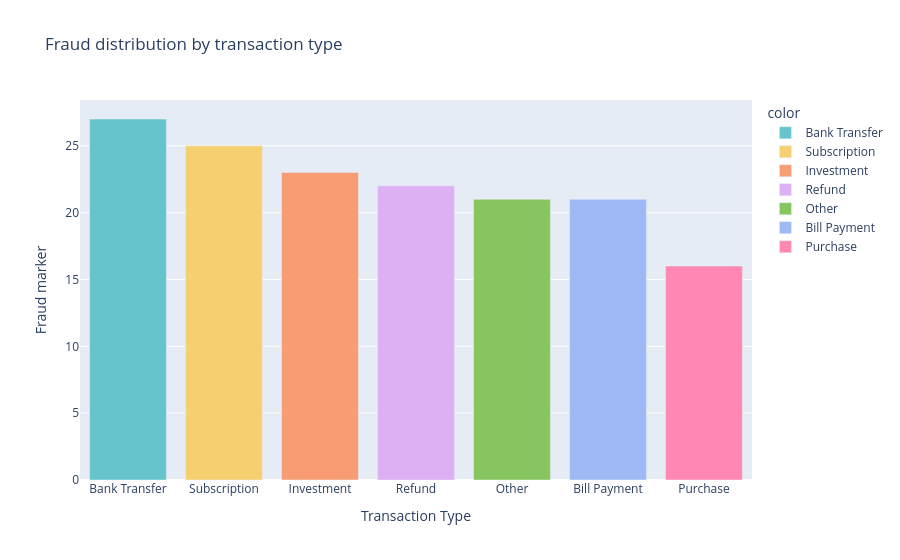

The cell this chart's notebook holds for it:
### Code cell
fig = px.bar(x=fraud['Transaction_Type'].value_counts().index,
             y=fraud['Transaction_Type'].value_counts().values,
             color=fraud['Transaction_Type'].value_counts().index,
             title = "Fraud distribution by transaction type",
             labels = {'x': 'Transaction Type', 'y': 'Fraud marker'},
             color_discrete_sequence= px.colors.qualitative.Pastel)
fig.update_layout(xaxis={'categoryorder': 'total descending'})
fig.show()

### Figure 1 — Plotly figure (JSON) as saved in the notebook; plotly's stock layout.template omitted (floating-point values rounded to 4 significant figures)
{"data": [{"hovertemplate": "color=Bank Transfer<br>Transaction Type=%{x}<br>Fraud marker=%{y}<extra></extra>", "legendgroup": "Bank Transfer", "marker": {"color": "rgb(102, 197, 204)", "pattern": {"shape": ""}}, "name": "Bank Transfer", "orientation": "v", "showlegend": true, "textposition": "auto", "type": "bar", "x": ["Bank Transfer"], "xaxis": "x", "y": [27], "yaxis": "y"}, {"hovertemplate": "color=Subscription<br>Transaction Type=%{x}<br>Fraud marker=%{y}<extra></extra>", "legendgroup": "Subscription", "marker": {"color": "rgb(246, 207, 113)", "pattern": {"shape": ""}}, "name": "Subscription", "orientation": "v", "showlegend": true, "textposition": "auto", "type": "bar", "x": ["Subscription"], "xaxis": "x", "y": [25], "yaxis": "y"}, {"hovertemplate": "color=Investment<br>Transaction Type=%{x}<br>Fraud marker=%{y}<extra></extra>", "legendgroup": "Investment", "marker": {"color": "rgb(248, 156, 116)", "pattern": {"shape": ""}}, "name": "Investment", "orientation": "v", "showlegend": true, "textposition": "auto", "type": "bar", "x": ["Investment"], "xaxis": "x", "y": [23], "yaxis": "y"}, {"hovertemplate": "color=Refund<br>Transaction Type=%{x}<br>Fraud marker=%{y}<extra></extra>", "legendgroup": "Refund", "marker": {"color": "rgb(220, 176, 242)", "pattern": {"shape": ""}}, "name": "Refund", "orientation": "v", "showlegend": true, "textposition": "auto", "type": "bar", "x": ["Refund"], "xaxis": "x", "y": [22], "yaxis": "y"}, {"hovertemplate": "color=Other<br>Transaction Type=%{x}<br>Fraud marker=%{y}<extra></extra>", "legendgroup": "Other", "marker": {"color": "rgb(135, 197, 95)", "pattern": {"shape": ""}}, "name": "Other", "orientation": "v", "showlegend": true, "textposition": "auto", "type": "bar", "x": ["Other"], "xaxis": "x", "y": [21], "yaxis": "y"}, {"hovertemplate": "color=Bill Payment<br>Transaction Type=%{x}<br>Fraud marker=%{y}<extra></extra>", "legendgroup": "Bill Payment", "marker": {"color": "rgb(158, 185, 243)", "pattern": {"shape": ""}}, "name": "Bill Payment", "orientation": "v", "showlegend": true, "textposition": "auto", "type": "bar", "x": ["Bill Payment"], "xaxis": "x", "y": [21], "yaxis": "y"}, {"hovertemplate": "color=Purchase<br>Transaction Type=%{x}<br>Fraud marker=%{y}<extra></extra>", "legendgroup": "Purchase", "marker": {"color": "rgb(254, 136, 177)", "pattern": {"shape": ""}}, "name": "Purchase", "orientation": "v", "showlegend": true, "textposition": "auto", "type": "bar", "x": ["Purchase"], "xaxis": "x", "y": [16], "yaxis": "y"}], "layout": {"barmode": "relative", "legend": {"title": {"text": "color"}, "tracegroupgap": 0}, "title": {"text": "Fraud distribution by transaction type"}, "xaxis": {"anchor": "y", "categoryorder": "total descending", "domain": [0, 1], "title": {"text": "Transaction Type"}}, "yaxis": {"anchor": "x", "domain": [0, 1], "title": {"text": "Fraud marker"}}}}
